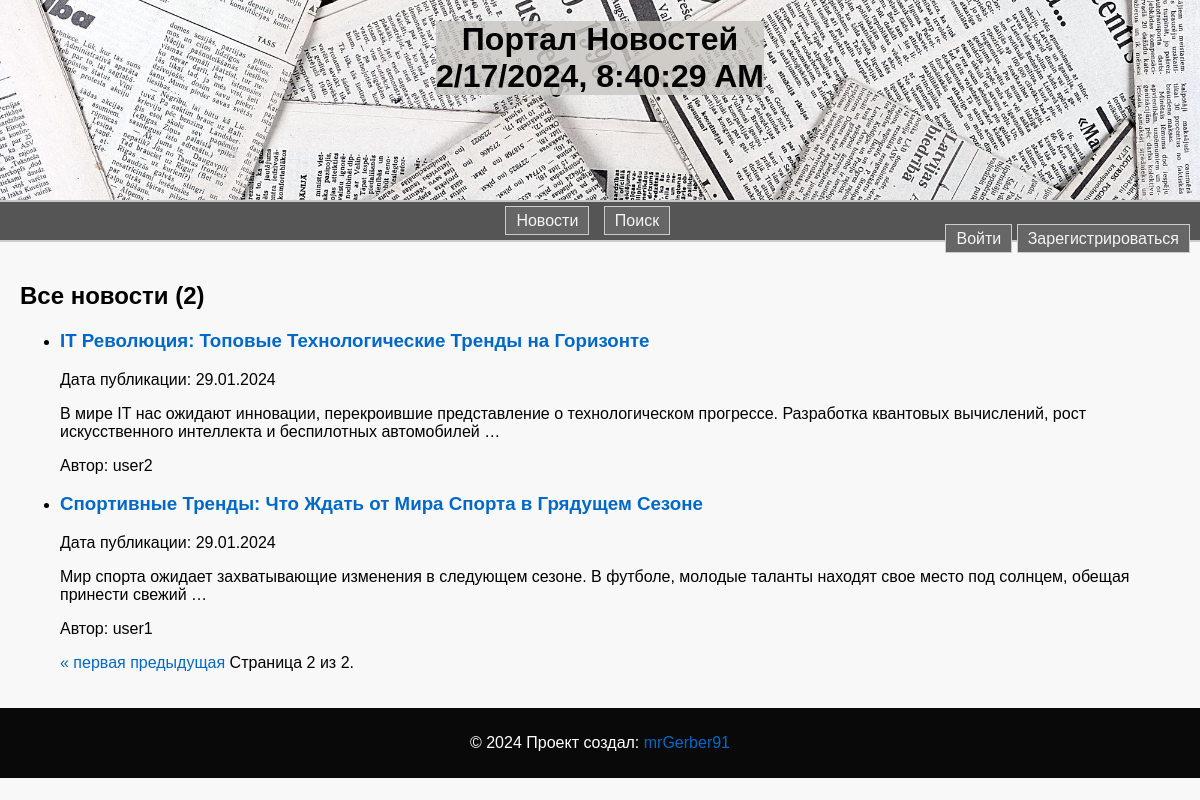
Screenshot of /news/?page=2 with the database file from the repository.
### news/models.py (models this page shows, shortened)
class Post(models.Model):
    author = models.ForeignKey(Author, on_delete=models.CASCADE) # Ссылка на автора
    post_type_choices = [('article', 'Article'), ('news', 'News')]
    post_type = models.CharField(max_length=10, choices=post_type_choices)
    created_at = models.DateTimeField(auto_now_add=True)
    categories = models.ManyToManyField(Category, through='PostCategory') # Связь многие ко многим с категориями
    title = models.CharField(max_length=255)
    content = models.TextField()
    rating = models.IntegerField(default=0)

class Author(models.Model):
    user = models.OneToOneField(User, on_delete=models.CASCADE)# Один к одному с моделью пользователя Django
    rating = models.IntegerField(default=0)
    def __str__(self):
        return self.user.username

### news/views.py (the view)
# urls.py: path('news/', news_list, name='news_list'),
def news_list(request):
    posts_list = Post.objects.all().order_by('-created_at')
    paginator = Paginator(posts_list, 10)  # 10 новостей на странице
    page = request.GET.get('page')
    try:
        posts = paginator.page(page)
    except PageNotAnInteger:
        posts = paginator.page(1)
    except EmptyPage:
        posts = paginator.page(paginator.num_pages)
    return render(request, 'news/news_list.html', {'posts': posts})

### news/context_processors.py (called while the page is built)
def real_time(request):
    city = 'Europe/Moscow'
    real_time = datetime.now(pytz.timezone(city))
    return {'real_time': real_time}

### news/templatetags/my_filters.py (called while the page is built)
@register.filter(name='censor')
def censor(value):
    if not isinstance(value, str):
        raise ValueError("Censor filter can only be applied to strings.")
    censored_words = ['редиска', 'редиску', 'редиской', 'редиски']
    for word in censored_words:
        value = re.sub(re.compile(re.escape(word), re.IGNORECASE), '*' * len(word), value)
    return value

### templates/news/news_list.html (shortened to what this page needs)
{% extends 'flatpages/default.html' %}
{% load static %}
{% load my_filters %}
{% block content %}
    <h2>Все новости ({{ posts|length }})</h2>
    <ul>
        {% for post in posts %}
            <li>
                <h3><a href="{% url 'post_detail' post_id=post.id %}">{{ post.title|censor }}</a></h3>
                <p>Дата публикации: {{ post.created_at|date:"d.m.Y" }}</p>
                <p>{{ post.content|censor|truncatewords:20 }}</p>
                <p>Автор: {{ post.author }}</p>
            </li>
        {% endfor %}
        <div class="pagination">
    <span class="step-links">
        {% if posts.has_previous %}
            <a href="?page=1">&laquo; первая</a>
            <a href="?page={{ posts.previous_page_number }}">предыдущая</a>
        {% endif %}
        <span class="current">
            Страница {{ posts.number }} из {{ posts.paginator.num_pages }}.
        </span>
    </span>
</div>
    </ul>
{% endblock %}

### static/css/style.css (style rules this page uses)
body { font-family: 'Arial', sans-serif; margin: 0; padding: 0; background-color: #f8f8f8; }
h2, h3 { color: rgba(0, 0, 0, 1); }
a { color: #0369c8; text-decoration: none; }

### rows the page displays
Post: title|censor "IT Революция: Топовые Технологические Тренды на Горизонте", created_at "29.01.2024", content|censor "В мире IT нас ожидают инновации, перекроившие представление о технологическом прогрессе. Разработка квантовых вычислений, рост искусственного интеллекта и беспилотных автомобилей …", author "user2"
Post: title|censor "Спортивные Тренды: Что Ждать от Мира Спорта в Грядущем Сезоне", created_at "29.01.2024", content|censor "Мир спорта ожидает захватывающие изменения в следующем сезоне. В футболе, молодые таланты находят свое место под солнцем, обещая принести свежий …", author "user1"

### other values shown
{{ posts|length }} "2"
{{ posts.number }} "2"
{{ posts.paginator.num_pages }} "2"
